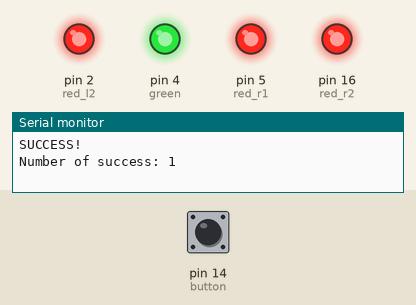
This sketch was run on a simulated Arduino Uno, built with avr-gcc and run on an emulated ATmega328P. Parts: output pins drawn as LEDs (lit = HIGH), the last lines printed to the serial monitor. The test bench sets the inputs (shaded band); at power-on: pin 14 (button) HIGH. Random numbers use the default seed unless the sketch sets one; pins used as bus, display or sensor lines are not drawn.

Above: at 1.2 s.
1.3 s: pin 14 (button) pulled LOW for 3.2 s
At 2.5 s:
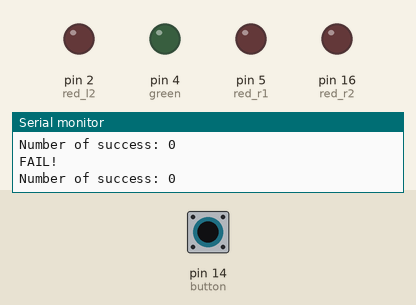
6.0 s: pin 14 (button) pulled LOW for 0.15 s
At 11.1 s:
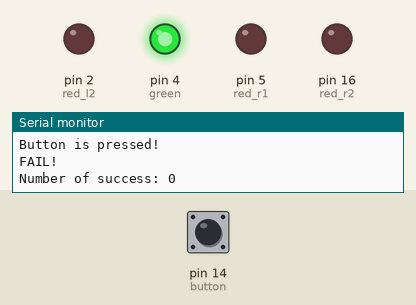
Timing chart, 0 to 21.1 s (numbered marks = the images above; inputs shaded):
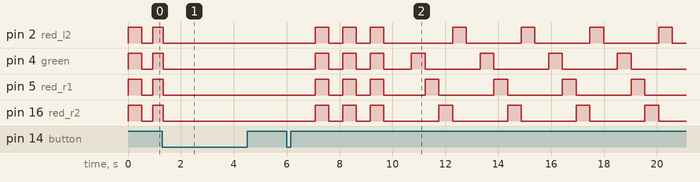

The sketch:

Ex13_s205049_s200413.ino
```cpp
#define red_l2 2
#define red_l1 0
#define green 4
#define red_r1 5
#define red_r2 16
#define button 14
#define activeLow 0

uint8_t diodes[5] = {0};
uint8_t i = 0;
uint8_t buttonState = 0;
uint16_t count = 0;
uint8_t flashIntegrator = 0;
uint16_t buttonIntegrator = 0;
uint8_t success = 0;
uint8_t fail = 0;
uint16_t speed = 0;

typedef enum{
  l2 = 0,
  l1,
  g,
  r1,
  r2,
  number_of_LEDs
}diode;

void setup() {
  // put your setup code here, to run once:
  Serial.begin(115200);

  pinMode(red_l2, OUTPUT);
  pinMode(red_l1, OUTPUT);
  pinMode(green, OUTPUT);
  pinMode(red_r1, OUTPUT);
  pinMode(red_r2, OUTPUT);

  pinMode(button, INPUT);

  diodes[l2] = red_l2;
  diodes[l1] = red_l1;
  diodes[g] = green;
  diodes[r1] = red_r1;
  diodes[r2] = red_r2;
}

void loop() {
  // put your main code here, to run repeatedly:
  levelDetect();

  if (count % speed == 0) // change LED every 50 ms
  {
    if ((flashIntegrator >= 10))
    {
      if(success < 8)
      {
        i++;
        if (i >= number_of_LEDs)
        {
          i = 0;
        }
        changeLED();
      }
      else if(success >= 8)
      {
        changeLEDrandom();
      }
    }
    else
    {
      if(flashIntegrator == 1)
      {
        success++;
        Serial.println("SUCCESS!");
        Serial.print("Number of success: ");
        Serial.println(success);
      }
      flashLED();
      flashIntegrator++;
    }
  }
  if (count%5 == 0) // read button every 5ms
  {
    buttonState = digitalRead(button);

    if (buttonState == activeLow) // external 1k pullup
    {
      buttonIntegrator++;
      if (buttonIntegrator < 2)
      {
        Serial.println("Button is pressed!");
      }
      if((i == g) && (buttonIntegrator < 40)) // ignore if holding button
      {

        flashIntegrator = 0;
      }
      else if ((i != g) && (buttonIntegrator > 5) && (buttonIntegrator < 40))
      {
        digitalWrite(red_r2,LOW);
        digitalWrite(red_r1,LOW);
        digitalWrite(green,LOW);
        digitalWrite(red_l1,LOW);
        digitalWrite(red_l2,LOW);
        success = 0;
        Serial.println("FAIL!");
        Serial.print("Number of success: ");
        Serial.println(success);
        delay(1000);
      }
      if (buttonIntegrator > 100) // 500ms
      {
        if (buttonIntegrator < 50001) // message user that button is being held down
        {
          Serial.println("Button is being hold");
        }
        buttonIntegrator = 50001;
      }
    }
    else
    {
      buttonIntegrator = 0; // reset integrator
    }
  }


  count++;
  delay(1);
}

void changeLED()
{
  // delay(200);
  if (i == 0)
  {
    digitalWrite(diodes[r2],LOW);
  }
  else
  {
    digitalWrite(diodes[i-1],LOW);
  }
  digitalWrite(diodes[i],HIGH);
  // delay(200);
}

void changeLEDrandom()
{
  static uint8_t lastLED = 0;
  i = random(5);
  digitalWrite(diodes[lastLED],LOW);
  digitalWrite(diodes[i],HIGH);
  lastLED = i;
  // delay(200);
}

void flashLED()
{
  static uint8_t flip = 0;
  if (flip == 0)
  {
    digitalWrite(red_r2,HIGH);
    digitalWrite(red_r1,HIGH);
    digitalWrite(green,HIGH);
    digitalWrite(red_l1,HIGH);
    digitalWrite(red_l2,HIGH);
    flip = 1;
  }
  else
  {
    digitalWrite(red_r2,LOW);
    digitalWrite(red_r1,LOW);
    digitalWrite(green,LOW);
    digitalWrite(red_l1,LOW);
    digitalWrite(red_l2,LOW);
    flip = 0;
  }

}

void levelDetect()
{
  switch(success)
  {
    case 0:
      speed = 500;
      break;
    case 1:
      speed = 450;
      break;
    case 2:
      speed = 400;
      break;
    case 3:
      speed = 350;
      break;
    case 4:
      speed = 300;
      break;
    case 5:
      speed = 250;
      break;
    case 6:
      speed = 200;
      break;
    case 7:
      speed = 150;
      break;
    case 8: // random pattern
      speed = 150;
      break;
    case 9: // random pattern
      speed = 100;
      break;
    case 10:
      speed = 10000;
      break;
  }
}
```
